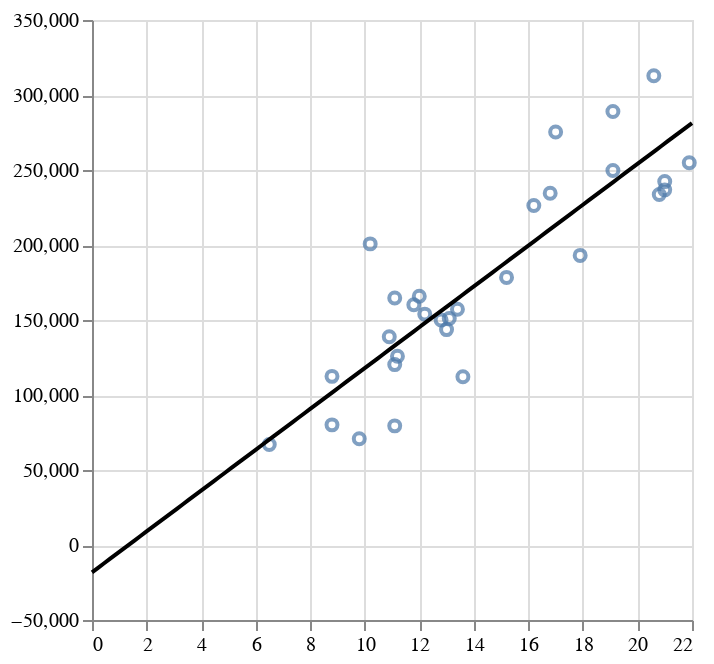

Write notebook code for a chart like this one.
### Code cell
alt.Chart(df_swe_and_streamflow).mark_point().encode(
    alt.X('SWE:Q'),
    alt.Y('Seasonal total streamflow (acre-feet):Q')
) + alt.Chart(fit_line_df).mark_line(color='black').encode(
    alt.X('x:Q').title(''),
    alt.Y('y:Q').title('')
)

### Figure 1 — Vega-Lite specification as saved in the notebook (floating-point values rounded to 4 significant figures)
{"config": {"view": {"continuousWidth": 300, "continuousHeight": 300}}, "layer": [{"data": {"name": "data-a07800b8b20a72984cb918f6c43d5755"}, "mark": {"type": "point"}, "encoding": {"x": {"field": "SWE", "type": "quantitative"}, "y": {"field": "Seasonal total streamflow (acre-feet)", "type": "quantitative"}}}, {"data": {"name": "data-3dad6119e1612cb0e9852e17a841ded3"}, "mark": {"type": "line", "color": "black"}, "encoding": {"x": {"field": "x", "title": "", "type": "quantitative"}, "y": {"field": "y", "title": "", "type": "quantitative"}}}], "$schema": "https://vega.github.io/schema/vega-lite/v5.20.1.json", "datasets": {"data-a07800b8b20a72984cb918f6c43d5755": [{"SWE": 11.8, "SWE_units": "in", "datasource": "NRCS", "Seasonal total streamflow (acre-feet)": 160200.0, "type": "Feature", "geometry": {"type": "Point", "coordinates": [-107.0, 38.89, 10190.0]}}, {"SWE": 20.6, "SWE_units": "in", "datasource": "NRCS", "Seasonal total streamflow (acre-feet)": 312800.0, "type": "Feature", "geometry": {"type": "Point", "coordinates": [-107.0, 38.89, 10190.0]}}, {"SWE": 21.0, "SWE_units": "in", "datasource": "NRCS", "Seasonal total streamflow (acre-feet)": 236800.0, "type": "Feature", "geometry": {"type": "Point", "coordinates": [-107.0, 38.89, 10190.0]}}, {"SWE": 19.1, "SWE_units": "in", "datasource": "NRCS", "Seasonal total streamflow (acre-feet)": 288900.0, "type": "Feature", "geometry": {"type": "Point", "coordinates": [-107.0, 38.89, 10190.0]}}, {"SWE": 12.2, "SWE_units": "in", "datasource": "NRCS", "Seasonal total streamflow (acre-feet)": 153900.0, "type": "Feature", "geometry": {"type": "Point", "coordinates": [-107.0, 38.89, 10190.0]}}, {"SWE": 10.2, "SWE_units": "in", "datasource": "NRCS", "Seasonal total streamflow (acre-feet)": 200700.0, "type": "Feature", "geometry": {"type": "Point", "coordinates": [-107.0, 38.89, 10190.0]}}, {"SWE": 13.0, "SWE_units": "in", "datasource": "NRCS", "Seasonal total streamflow (acre-feet)": 143600.0, "type": "Feature", "geometry": {"type": "Point", "coordinates": [-107.0, 38.89, 10190.0]}}, {"SWE": 10.9, "SWE_units": "in", "datasource": "NRCS", "Seasonal total streamflow (acre-feet)": 138900.0, "type": "Feature", "geometry": {"type": "Point", "coordinates": [-107.0, 38.89, 10190.0]}}, {"SWE": 9.8, "SWE_units": "in", "datasource": "NRCS", "Seasonal total streamflow (acre-feet)": 70820.0, "type": "Feature", "geometry": {"type": "Point", "coordinates": [-107.0, 38.89, 10190.0]}}, {"SWE": 13.4, "SWE_units": "in", "datasource": "NRCS", "Seasonal total streamflow (acre-feet)": 157200.0, "type": "Feature", "geometry": {"type": "Point", "coordinates": [-107.0, 38.89, 10190.0]}}, {"SWE": 11.2, "SWE_units": "in", "datasource": "NRCS", "Seasonal total streamflow (acre-feet)": 125800.0, "type": "Feature", "geometry": {"type": "Point", "coordinates": [-107.0, 38.89, 10190.0]}}, {"SWE": 17.9, "SWE_units": "in", "datasource": "NRCS", "Seasonal total streamflow (acre-feet)": 193100.0, "type": "Feature", "geometry": {"type": "Point", "coordinates": [-107.0, 38.89, 10190.0]}}, {"SWE": 15.2, "SWE_units": "in", "datasource": "NRCS", "Seasonal total streamflow (acre-feet)": 178400.0, "type": "Feature", "geometry": {"type": "Point", "coordinates": [-107.0, 38.89, 10190.0]}}, {"SWE": 11.1, "SWE_units": "in", "datasource": "NRCS", "Seasonal total streamflow (acre-feet)": 120300.0, "type": "Feature", "geometry": {"type": "Point", "coordinates": [-107.0, 38.89, 10190.0]}}, {"SWE": 21.9, "SWE_units": "in", "datasource": "NRCS", "Seasonal total streamflow (acre-feet)": 254800.0, "type": "Feature", "geometry": {"type": "Point", "coordinates": [-107.0, 38.89, 10190.0]}}, {"SWE": 16.8, "SWE_units": "in", "datasource": "NRCS", "Seasonal total streamflow (acre-feet)": 234500.0, "type": "Feature", "geometry": {"type": "Point", "coordinates": [-107.0, 38.89, 10190.0]}}, {"SWE": 12.0, "SWE_units": "in", "datasource": "NRCS", "Seasonal total streamflow (acre-feet)": 165900.0, "type": "Feature", "geometry": {"type": "Point", "coordinates": [-107.0, 38.89, 10190.0]}}, {"SWE": 17.0, "SWE_units": "in", "datasource": "NRCS", "Seasonal total streamflow (acre-feet)": 275400.0, "type": "Feature", "geometry": {"type": "Point", "coordinates": [-107.0, 38.89, 10190.0]}}, {"SWE": 6.5, "SWE_units": "in", "datasource": "NRCS", "Seasonal total streamflow (acre-feet)": 67000.0, "type": "Feature", "geometry": {"type": "Point", "coordinates": [-107.0, 38.89, 10190.0]}}, {"SWE": 8.8, "SWE_units": "in", "datasource": "NRCS", "Seasonal total streamflow (acre-feet)": 112400.0, "type": "Feature", "geometry": {"type": "Point", "coordinates": [-107.0, 38.89, 10190.0]}}, {"SWE": 16.2, "SWE_units": "in", "datasource": "NRCS", "Seasonal total streamflow (acre-feet)": 226400.0, "type": "Feature", "geometry": {"type": "Point", "coordinates": [-107.0, 38.89, 10190.0]}}, {"SWE": 11.1, "SWE_units": "in", "datasource": "NRCS", "Seasonal total streamflow (acre-feet)": 164700.0, "type": "Feature", "geometry": {"type": "Point", "coordinates": [-107.0, 38.89, 10190.0]}}, {"SWE": 13.1, "SWE_units": "in", "datasource": "NRCS", "Seasonal total streamflow (acre-feet)": 151000.0, "type": "Feature", "geometry": {"type": "Point", "coordinates": [-107.0, 38.89, 10190.0]}}, {"SWE": 21.0, "SWE_units": "in", "datasource": "NRCS", "Seasonal total streamflow (acre-feet)": 242300.0, "type": "Feature", "geometry": {"type": "Point", "coordinates": [-107.0, 38.89, 10190.0]}}, {"SWE": 8.8, "SWE_units": "in", "datasource": "NRCS", "Seasonal total streamflow (acre-feet)": 80090.0, "type": "Feature", "geometry": {"type": "Point", "coordinates": [-107.0, 38.89, 10190.0]}}, {"SWE": 19.1, "SWE_units": "in", "datasource": "NRCS", "Seasonal total streamflow (acre-feet)": 249600.0, "type": "Feature", "geometry": {"type": "Point", "coordinates": [-107.0, 38.89, 10190.0]}}, {"SWE": 13.6, "SWE_units": "in", "datasource": "NRCS", "Seasonal total streamflow (acre-feet)": 112200.0, "type": "Feature", "geometry": {"type": "Point", "coordinates": [-107.0, 38.89, 10190.0]}}, {"SWE": 11.1, "SWE_units": "in", "datasource": "NRCS", "Seasonal total streamflow (acre-feet)": 79420.0, "type": "Feature", "geometry": {"type": "Point", "coordinates": [-107.0, 38.89, 10190.0]}}, {"SWE": 12.8, "SWE_units": "in", "datasource": "NRCS", "Seasonal total streamflow (acre-feet)": 150000.0, "type": "Feature", "geometry": {"type": "Point", "coordinates": [-107.0, 38.89, 10190.0]}}, {"SWE": 20.8, "SWE_units": "in", "datasource": "NRCS", "Seasonal total streamflow (acre-feet)": 233700.0, "type": "Feature", "geometry": {"type": "Point", "coordinates": [-107.0, 38.89, 10190.0]}}], "data-3dad6119e1612cb0e9852e17a841ded3": [{"x": 0.0, "y": -18210.0}, {"x": 0.2222, "y": -15180.0}, {"x": 0.4444, "y": -12160.0}, {"x": 0.6667, "y": -9134.0}, {"x": 0.8889, "y": -6108.0}, {"x": 1.111, "y": -3083.0}, {"x": 1.333, "y": -57.66}, {"x": 1.556, "y": 2968.0}, {"x": 1.778, "y": 5993.0}, {"x": 2.0, "y": 9018.0}, {"x": 2.222, "y": 12040.0}, {"x": 2.444, "y": 15070.0}, {"x": 2.667, "y": 18090.0}, {"x": 2.889, "y": 21120.0}, {"x": 3.111, "y": 24150.0}, {"x": 3.333, "y": 27170.0}, {"x": 3.556, "y": 30200.0}, {"x": 3.778, "y": 33220.0}, {"x": 4.0, "y": 36250.0}, {"x": 4.222, "y": 39270.0}, {"x": 4.444, "y": 42300.0}, {"x": 4.667, "y": 45320.0}, {"x": 4.889, "y": 48350.0}, {"x": 5.111, "y": 51370.0}, {"x": 5.333, "y": 54400.0}, {"x": 5.556, "y": 57420.0}, {"x": 5.778, "y": 60450.0}, {"x": 6.0, "y": 63480.0}, {"x": 6.222, "y": 66500.0}, {"x": 6.444, "y": 69530.0}, {"x": 6.667, "y": 72550.0}, {"x": 6.889, "y": 75580.0}, {"x": 7.111, "y": 78600.0}, {"x": 7.333, "y": 81630.0}, {"x": 7.556, "y": 84650.0}, {"x": 7.778, "y": 87680.0}, {"x": 8.0, "y": 90700.0}, {"x": 8.222, "y": 93730.0}, {"x": 8.444, "y": 96750.0}, {"x": 8.667, "y": 99780.0}, {"x": 8.889, "y": 102800.0}, {"x": 9.111, "y": 105800.0}, {"x": 9.333, "y": 108900.0}, {"x": 9.556, "y": 111900.0}, {"x": 9.778, "y": 114900.0}, {"x": 10.0, "y": 117900.0}, {"x": 10.22, "y": 121000.0}, {"x": 10.44, "y": 124000.0}, {"x": 10.67, "y": 127000.0}, {"x": 10.89, "y": 130000.0}, {"x": 11.11, "y": 133100.0}, {"x": 11.33, "y": 136100.0}, {"x": 11.56, "y": 139100.0}, {"x": 11.78, "y": 142100.0}, {"x": 12.0, "y": 145200.0}, {"x": 12.22, "y": 148200.0}, {"x": 12.44, "y": 151200.0}, {"x": 12.67, "y": 154200.0}, {"x": 12.89, "y": 157300.0}, {"x": 13.11, "y": 160300.0}, {"x": 13.33, "y": 163300.0}, {"x": 13.56, "y": 166300.0}, {"x": 13.78, "y": 169400.0}, {"x": 14.0, "y": 172400.0}, {"x": 14.22, "y": 175400.0}, {"x": 14.44, "y": 178400.0}, {"x": 14.67, "y": 181500.0}, {"x": 14.89, "y": 184500.0}, {"x": 15.11, "y": 187500.0}, {"x": 15.33, "y": 190500.0}, {"x": 15.56, "y": 193600.0}, {"x": 15.78, "y": 196600.0}, {"x": 16.0, "y": 199600.0}, {"x": 16.22, "y": 202600.0}, {"x": 16.44, "y": 205700.0}, {"x": 16.67, "y": 208700.0}, {"x": 16.89, "y": 211700.0}, {"x": 17.11, "y": 214700.0}, {"x": 17.33, "y": 217800.0}, {"x": 17.56, "y": 220800.0}, {"x": 17.78, "y": 223800.0}, {"x": 18.0, "y": 226800.0}, {"x": 18.22, "y": 229900.0}, {"x": 18.44, "y": 232900.0}, {"x": 18.67, "y": 235900.0}, {"x": 18.89, "y": 238900.0}, {"x": 19.11, "y": 242000.0}, {"x": 19.33, "y": 245000.0}, {"x": 19.56, "y": 248000.0}, {"x": 19.78, "y": 251000.0}, {"x": 20.0, "y": 254100.0}, {"x": 20.22, "y": 257100.0}, {"x": 20.44, "y": 260100.0}, {"x": 20.67, "y": 263200.0}, {"x": 20.89, "y": 266200.0}, {"x": 21.11, "y": 269200.0}, {"x": 21.33, "y": 272200.0}, {"x": 21.56, "y": 275300.0}, {"x": 21.78, "y": 278300.0}, {"x": 22.0, "y": 281300.0}]}}
